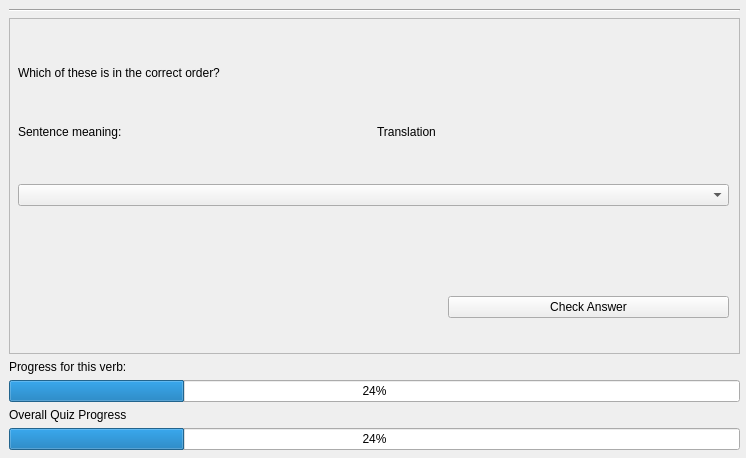
<?xml version="1.0" encoding="UTF-8"?>
<ui version="4.0">
 <class>QrusKeyVerbQuizWindow</class>
 <widget class="QWidget" name="QrusKeyVerbQuizWindow">
  <property name="geometry">
   <rect>
    <x>0</x>
    <y>0</y>
    <width>746</width>
    <height>458</height>
   </rect>
  </property>
  <property name="windowTitle">
   <string>RusKey Verb Quiz</string>
  </property>
  <widget class="QWidget" name="gridLayoutWidget">
   <property name="geometry">
    <rect>
     <x>9</x>
     <y>9</y>
     <width>731</width>
     <height>441</height>
    </rect>
   </property>
   <layout class="QGridLayout" name="gridLayout">
    <item row="5" column="0">
     <widget class="QProgressBar" name="progressBar_2">
      <property name="value">
       <number>24</number>
      </property>
     </widget>
    </item>
    <item row="2" column="0">
     <widget class="QLabel" name="label">
      <property name="sizePolicy">
       <sizepolicy hsizetype="Preferred" vsizetype="Fixed">
        <horstretch>0</horstretch>
        <verstretch>0</verstretch>
       </sizepolicy>
      </property>
      <property name="text">
       <string>Progress for this verb:</string>
      </property>
     </widget>
    </item>
    <item row="4" column="0">
     <widget class="QLabel" name="label_2">
      <property name="sizePolicy">
       <sizepolicy hsizetype="Preferred" vsizetype="Fixed">
        <horstretch>0</horstretch>
        <verstretch>0</verstretch>
       </sizepolicy>
      </property>
      <property name="text">
       <string>Overall Quiz Progress</string>
      </property>
     </widget>
    </item>
    <item row="0" column="0">
     <widget class="Line" name="line">
      <property name="orientation">
       <enum>Qt::Horizontal</enum>
      </property>
     </widget>
    </item>
    <item row="3" column="0">
     <widget class="QProgressBar" name="progressBar">
      <property name="value">
       <number>24</number>
      </property>
     </widget>
    </item>
    <item row="1" column="0">
     <widget class="QFrame" name="frame">
      <property name="frameShape">
       <enum>QFrame::StyledPanel</enum>
      </property>
      <property name="frameShadow">
       <enum>QFrame::Raised</enum>
      </property>
      <widget class="QWidget" name="gridLayoutWidget_2">
       <property name="geometry">
        <rect>
         <x>9</x>
         <y>9</y>
         <width>711</width>
         <height>221</height>
        </rect>
       </property>
       <layout class="QGridLayout" name="gridLayout_2">
        <item row="2" column="1">
         <widget class="QLabel" name="QRearrangeTranslationLabel">
          <property name="text">
           <string>Translation</string>
          </property>
         </widget>
        </item>
        <item row="1" column="0" colspan="2">
         <widget class="QLabel" name="label_3">
          <property name="sizePolicy">
           <sizepolicy hsizetype="Preferred" vsizetype="Fixed">
            <horstretch>0</horstretch>
            <verstretch>0</verstretch>
           </sizepolicy>
          </property>
          <property name="text">
           <string>Which of these is in the correct order?</string>
          </property>
         </widget>
        </item>
        <item row="2" column="0">
         <widget class="QLabel" name="QRearrangeMeaningLabel">
          <property name="sizePolicy">
           <sizepolicy hsizetype="Preferred" vsizetype="Fixed">
            <horstretch>0</horstretch>
            <verstretch>0</verstretch>
           </sizepolicy>
          </property>
          <property name="text">
           <string>Sentence meaning:</string>
          </property>
         </widget>
        </item>
        <item row="3" column="0" colspan="2">
         <widget class="QComboBox" name="QRearrangeChoicesBox"/>
        </item>
       </layout>
      </widget>
      <widget class="QWidget" name="gridLayoutWidget_3">
       <property name="geometry">
        <rect>
         <x>439</x>
         <y>259</y>
         <width>281</width>
         <height>61</height>
        </rect>
       </property>
       <layout class="QGridLayout" name="gridLayout_3">
        <item row="0" column="0">
         <widget class="QPushButton" name="QCheckAnswer">
          <property name="text">
           <string>Check Answer</string>
          </property>
         </widget>
        </item>
       </layout>
      </widget>
     </widget>
    </item>
   </layout>
  </widget>
 </widget>
 <resources/>
 <connections/>
</ui>
